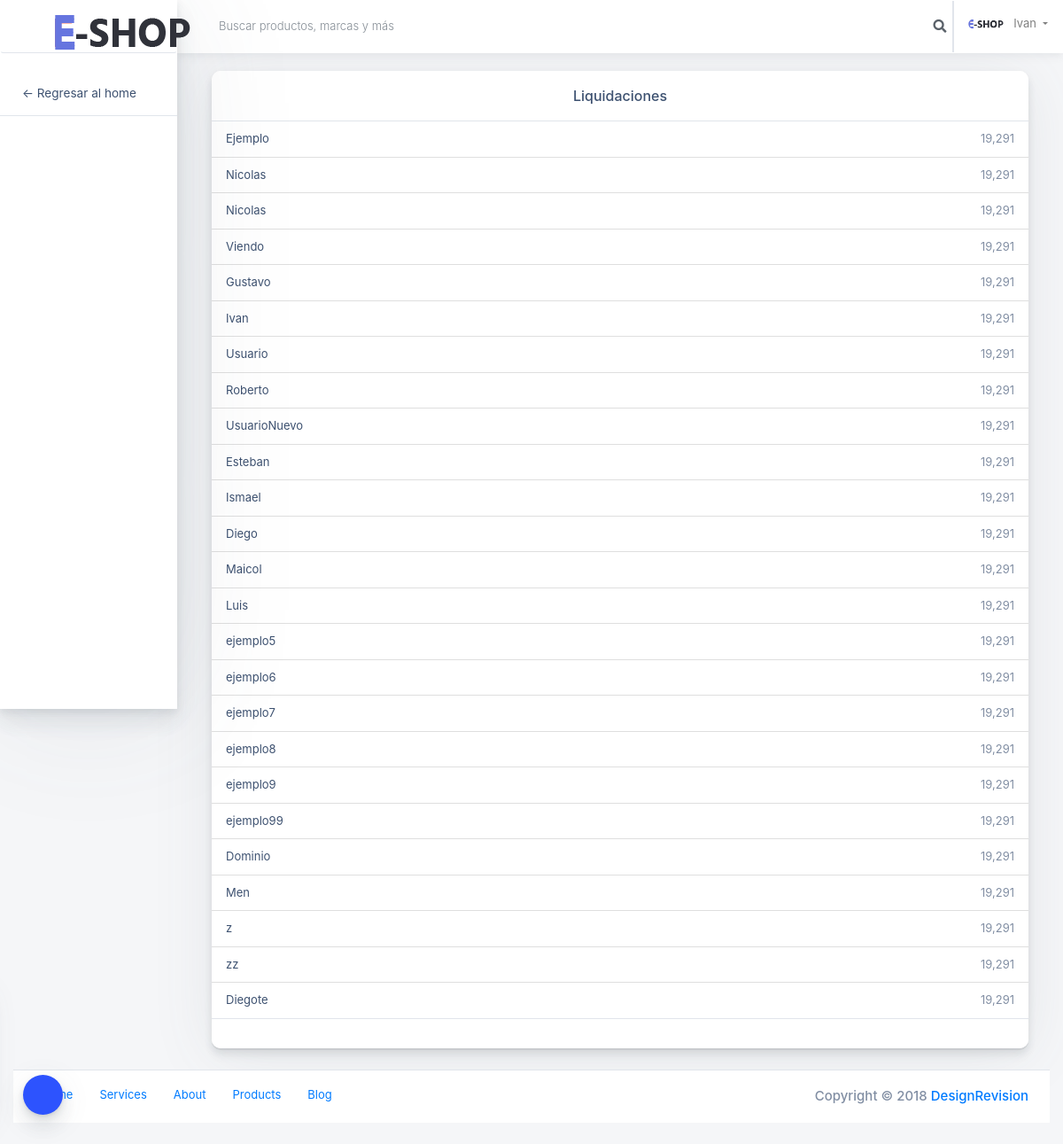
The page /Views/Administrador/HTML/Liquidaciones.php (signed in) on the database as committed earlier.
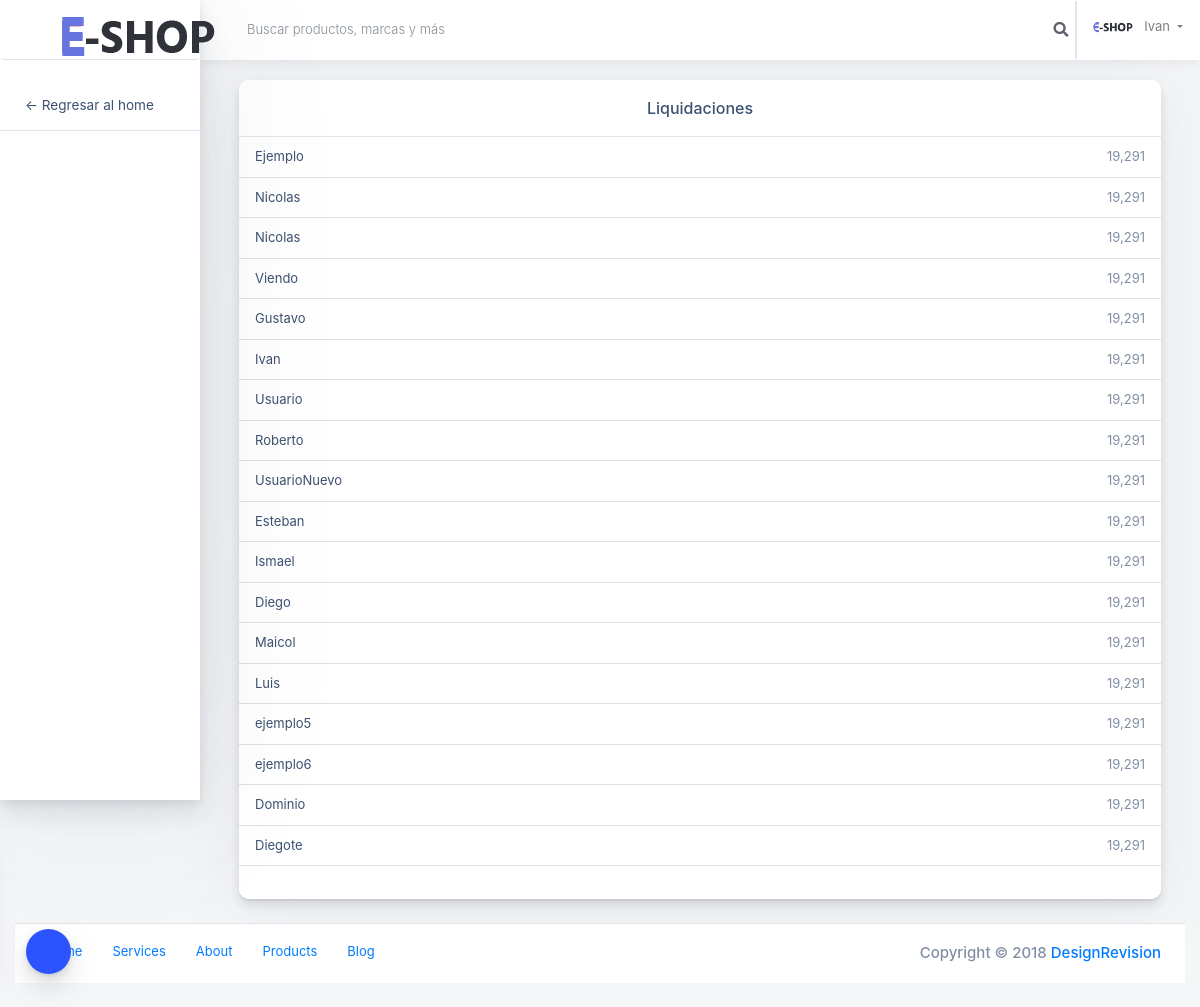
The same page on the database as committed later.
### tables this page shows
CREATE TABLE `usuario` (
  `id` int(11) NOT NULL,
  `email` varchar(50) NOT NULL,
  `password` varchar(20) NOT NULL,
  `Nombre` varchar(20) NOT NULL,
  `estado` varchar(200) NOT NULL,
  `pais` varchar(100) NOT NULL,
  `latitud` varchar(100) NOT NULL,
  `longitud` varchar(100) NOT NULL,
  `rol` varchar(100) NOT NULL
);

### Views/conexionBD/conexion.php (called while the page is built, shortened)
<?php
class Conexion{
	 private $msq="";
	public function __construct()
	 {
		 $archivoConfig = "config.ini";
		 $confi = parse_ini_file($archivoConfig, true);
		 $this->host = $confi["bd"]["host"];
		 $this->usuario = $confi["bd"]["usuario"];
		 $this->clave=$confi["bd"]["clave"];
		 $this->bd = $confi["bd"]["bd"];
		$this->msq = new mysqli($this->host, $this->usuario, $this->clave, $this->bd);
	 }
	 public function realizarConsulta($consulta){
 if(!$resultado = $this->msq->query($consulta) )
 {
	 echo "Ha ocurrido un error al ejecutar la consulta   ";
 }else{
	 return $resultado;
	   }
 }
}
?>

### Views/Administrador/HTML/MontosInvolucrados.php (called while the page is built)
<?php
$ConsultaGeneral = "SELECT * FROM usuario";
$ConsultaTodosLosUsuario = $conexion->realizarConsulta($ConsultaGeneral);
?>

### Views/Administrador/HTML/Liquidaciones.php (the view, shortened to what this page needs)
<?php
include_once ("../../conexionBD/conexion.php");
$conexion = new Conexion();
require_once ("MontosInvolucrados.php");
?>
<!doctype html>
<html class="no-js h-100" lang="en">
  <head>
    <link href="https://use.fontawesome.com/releases/v5.0.6/css/all.css" rel="stylesheet">
	<link rel="stylesheet" href="https://maxcdn.bootstrapcdn.com/bootstrap/3.3.7/css/bootstrap.min.css">
    <link rel="stylesheet" href="https://stackpath.bootstrapcdn.com/bootstrap/4.1.3/css/bootstrap.min.css">
    <link rel="stylesheet" id="main-stylesheet" data-version="1.1.0" href="styles/shards-dashboards.1.1.0.min.css">
    <link rel="stylesheet" href="styles/extras.1.1.0.min.css">
  </head>
  <body class="h-100">
    <div class="color-switcher-toggle animated pulse infinite">
    </div>
    <div class="container-fluid" >
      <div class="row">
        <aside class="main-sidebar col-12 col-md-3 col-lg-2 px-0">
          <div class="main-navbar">
            <nav class="navbar align-items-stretch navbar-light bg-white flex-md-nowrap border-bottom p-0">
              <a class="navbar-brand w-100 mr-0" href="#" style="line-height: 25px;">
                <div class="header-logo">
                    <a class="logo" href="../../Index.php">
                        <img src="../../img/logo.png" style="margin-right: 21px;" alt="">
                    </a>
                </div>
              </a>
            </nav>
          </div>
		<div class="nav-wrapper">
            <ul class="nav flex-column">
              <li class="nav-item">
                <a class="nav-link " href="Administrador.php">
                  <span>&#x2190 Regresar al home</span>
                </a>
              </li>
		</ul>
		</div>
        </aside>
        <main class="main-content col-lg-10 col-md-9 col-sm-12 p-0 offset-lg-2 offset-md-3">
          <div class="main-navbar sticky-top bg-white">
            <nav class="navbar align-items-stretch navbar-light flex-md-nowrap p-0">
              <form method="get" action="../../ProductoBuscado.php" class="main-navbar__search w-100 d-none d-md-flex d-lg-flex">
                <div class="input-group input-group-seamless ml-3">
                  <div class="input-group-prepend">
                    <div class="input-group-text">
                    </div>
                  </div>
				  <input class="navbar-search form-control" name="buscar" type="search" placeholder="Buscar productos, marcas y más" aria-label="Search"> </div>
				<button class="search-btn" name="enviar" type="submit" style="background-color: white;border: none;"><i class="fa fa-search"></i></button>
			 </form>
              <ul class="navbar-nav border-left flex-row ">
                <li class="nav-item dropdown">
                  <a class="nav-link dropdown-toggle text-nowrap px-3" data-toggle="dropdown" href="#" role="button" aria-haspopup="true" aria-expanded="false">
                    <img class="user-avatar rounded-circle mr-2" src="../../img/logo.png" alt="User Avatar">
                    <?php	if(isset($_SESSION['username'])) { ?>
					<span class="d-none d-md-inline-block"><?php $nombre = $_SESSION['nombre']; echo $nombre;?></span>
					<?php } ?>
				  </a>
                </li>
              </ul>
            </nav>
          </div>
		  <div class="main-content-container container-fluid px-4">
              <div class="col-lg-12 col-md-12 col-sm-12 mb-4">
                <div class="card card-small">
                  <div class="card-header border-bottom">
                    <h6 class="m-0 text-center">Liquidaciones</h6>
                  </div>
                  <div class="card-body p-0">
                    <ul class="list-group list-group-small list-group-flush">
 <?php  while($f=mysqli_fetch_array($ConsultaTodosLosUsuario))
{
	?>
					  <li class="list-group-item d-flex px-3">
						<span class="text-semibold text-fiord-blue"><?php echo $f['Nombre']; ?></span>
                        <span class="ml-auto text-right text-semibold text-reagent-gray">19,291</span>
                      </li>
					  <?php
}
?>
                    </ul>
                  </div>
                  <div class="card-footer border-top">
                    <div class="row">
                      <div class="col">
                      </div>
                      <div class="col text-right view-report">
                      </div>
                    </div>
                  </div>
                </div>
              </div>
            </div>
          </div>
          <footer class="main-footer col-md-12 col-sm-12 mb-4 d-flex p-2 px-3 bg-white border-top">
            <ul class="nav">
              <li class="nav-item">
                <a class="nav-link" href="#">Home</a>
              </li>
              <li class="nav-item">
                <a class="nav-link" href="#">Services</a>
              </li>
              <li class="nav-item">
                <a class="nav-link" href="#">About</a>
              </li>
              <li class="nav-item">
                <a class="nav-link" href="#">Products</a>
              </li>
              <li class="nav-item">
                <a class="nav-link" href="#">Blog</a>
              </li>
            </ul>
            <span class="copyright ml-auto my-auto mr-2">Copyright © 2018
              <a href="https://designrevision.com" rel="nofollow">DesignRevision</a>
            </span>
          </footer>
      </div>
  </body>
</html>

Rows that differ between the two databases and show on the page:
removed usuario: Nombre "ejemplo7"
removed usuario: Nombre "ejemplo8"
removed usuario: Nombre "ejemplo9"
removed usuario: Nombre "ejemplo99"
removed usuario: Nombre "Men"
removed usuario: Nombre "z"
removed usuario: Nombre "zz"
